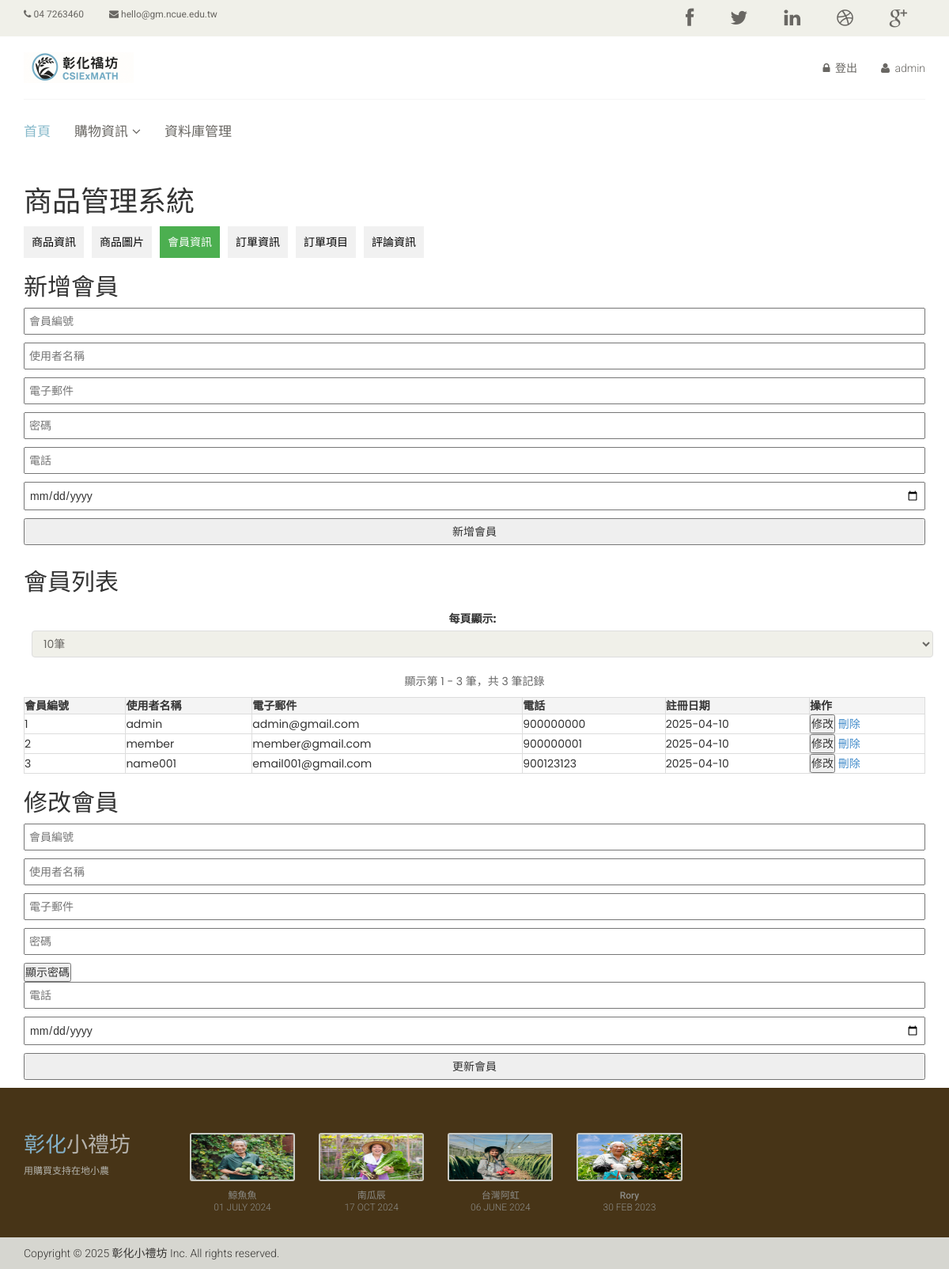
Page /db_admin.php?table=members (signed in) on the earlier database version.
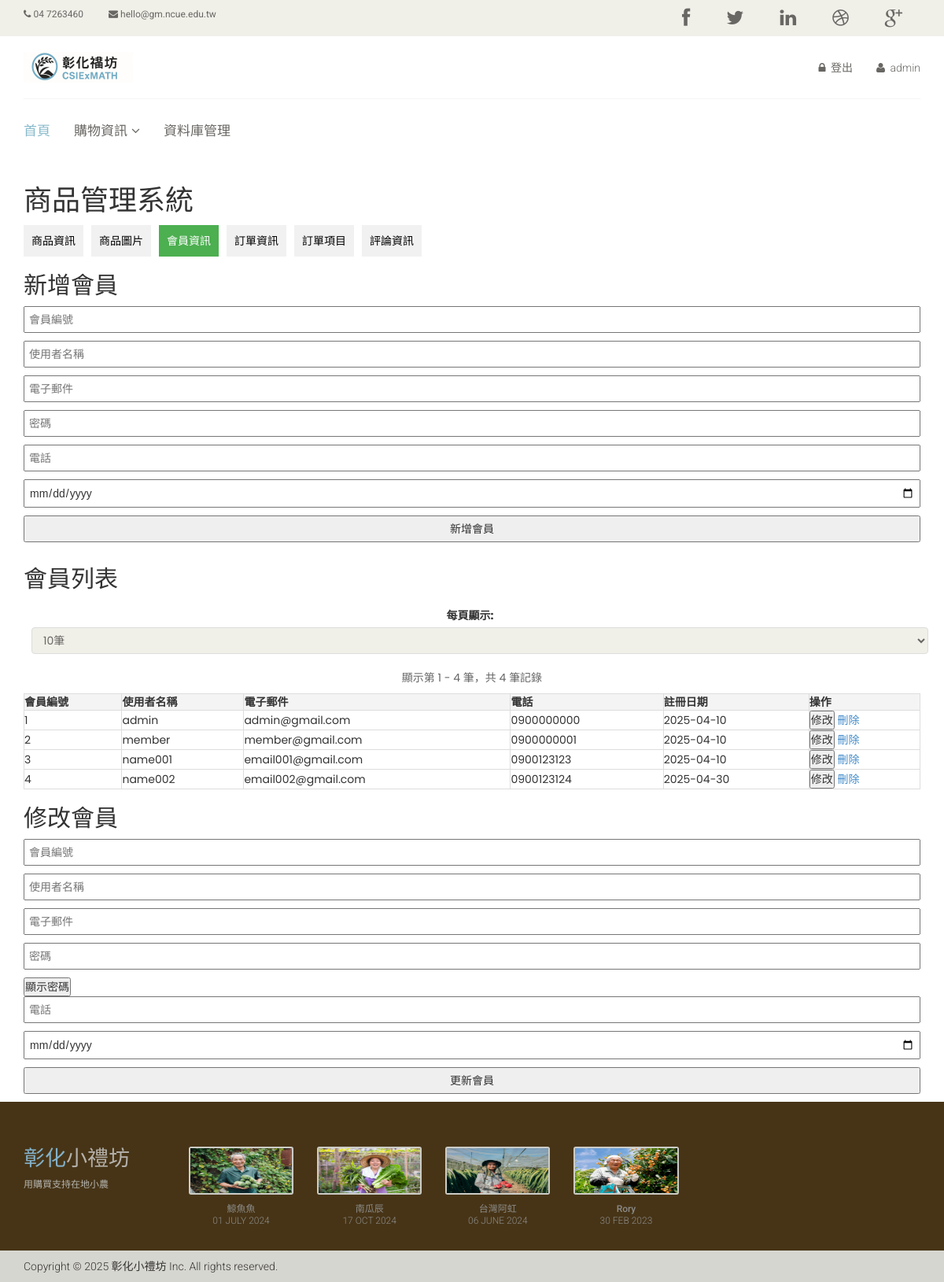
Same page on the later database version.
### tables this page shows
CREATE TABLE `members` (
  `member_id` varchar(255) NOT NULL,
  `username` varchar(255) NOT NULL,
  `email` varchar(255) DEFAULT NULL,
  `password` varchar(255) DEFAULT NULL,
  `phone` varchar(11) NOT NULL,
  `register_date` date NOT NULL
);

### db_admin.php (the view, shortened to what the rows shown need)
<?php
include('db_connection.php');
$current_table = isset($_GET['table']) ? $_GET['table'] : 'product_info';
$records_per_page = isset($_GET['per_page']) ? (int)$_GET['per_page'] : 10;
$current_page = isset($_GET['page']) ? (int)$_GET['page'] : 1;
$offset = ($current_page - 1) * $records_per_page;
$result = false;
$rows = [];
$total_records = 0;
try {
    if ($current_table == 'product_info') {
        $count_result = $conn->query("SELECT COUNT(*) as total FROM product_info");
        $result = $conn->query("SELECT * FROM product_info LIMIT $records_per_page OFFSET $offset");
    } elseif ($current_table == 'product_img') {
        $count_result = $conn->query("SELECT COUNT(*) as total FROM product_img");
        $result = $conn->query("SELECT * FROM product_img LIMIT $records_per_page OFFSET $offset");
    } elseif ($current_table == 'members') {
        $count_result = $conn->query("SELECT COUNT(*) as total FROM members");
        $result = $conn->query("SELECT * FROM members LIMIT $records_per_page OFFSET $offset");
    } elseif ($current_table == 'orders') {
        $count_result = $conn->query("SELECT COUNT(*) as total FROM orders");
        $result = $conn->query("SELECT * FROM orders LIMIT $records_per_page OFFSET $offset");
    } elseif ($current_table == 'order_items') {
        $count_result = $conn->query("SELECT COUNT(*) as total FROM order_items");
        $result = $conn->query("SELECT * FROM order_items LIMIT $records_per_page OFFSET $offset");
    } elseif ($current_table == 'reviews') {
        $count_result = $conn->query("SELECT COUNT(*) as total FROM reviews");
        $result = $conn->query("SELECT * FROM reviews LIMIT $records_per_page OFFSET $offset");
    }
    if ($count_result) {
        $count_row = $count_result->fetch_assoc();
        $total_records = $count_row['total'];
    }
    $total_pages = ceil($total_records / $records_per_page);
    while ($row = $result->fetch_assoc()) {
        $rows[] = $row;
    }
} catch (Exception $e) {
    echo "<p class='error'>" . $e->getMessage() . "</p>";
}
?>
<!DOCTYPE html>
<html lang="zh">
<head>
    <link href="css/db_admin_style.css" rel="stylesheet">
    <link href="css/bootstrap.min.css" rel="stylesheet">
    <link href="css/font-awesome.min.css" rel="stylesheet">
    <link href="css/prettyPhoto.css" rel="stylesheet">
    <link href="css/price-range.css" rel="stylesheet">
    <link href="css/animate.css" rel="stylesheet">
    <link href="css/main.css" rel="stylesheet">
    <link href="css/login.css" rel="stylesheet">
    <link href="css/responsive.css" rel="stylesheet">
    <link rel="stylesheet" href="http://maxcdn.bootstrapcdn.com/bootstrap/3.3.6/css/bootstrap.min.css">
    <link rel="stylesheet" href="https://maxcdn.bootstrapcdn.com/bootstrap/3.3.6/css/bootstrap.min.css">
</head>
<body>
    <?php include('header.php'); ?>
    <div class="container">
        <h1>商品管理系統</h1>
        <?php if ($current_table == 'product_info'): ?>
            <h2>新增商品</h2>
            <form method="POST">
                <input type="hidden" name="table" value="product_info">
                <input type="text" name="product_id" placeholder="商品編號" required>
                <input type="text" name="product_name" placeholder="商品名稱" required>
                <textarea name="short_description" placeholder="簡短描述" required></textarea>
                <textarea name="full_description" placeholder="詳細描述" required></textarea>
                <input type="number" name="price" placeholder="價格" required>
                <input type="number" name="stock" placeholder="庫存" required>
                <input type="text" name="category" placeholder="類別" required>
                <input type="submit" name="create" value="新增商品">
            </form>
            <h2>商品列表</h2>
            <div class="pagination-controls">
                <label for="per_page">每頁顯示:</label>
                <select id="per_page" onchange="changePerPage(this.value)">
                    <option value="5" <?= $records_per_page == 5 ? 'selected' : '' ?>>5筆</option>
                    <option value="10" <?= $records_per_page == 10 ? 'selected' : '' ?>>10筆</option>
                    <option value="25" <?= $records_per_page == 25 ? 'selected' : '' ?>>25筆</option>
                    <option value="50" <?= $records_per_page == 50 ? 'selected' : '' ?>>50筆</option>
                    <option value="100" <?= $records_per_page == 100 ? 'selected' : '' ?>>100筆</option>
                </select>
            </div>
            <div class="pagination-info">
                顯示第 <?= ($offset + 1) ?> - <?= min($offset + $records_per_page, $total_records) ?> 筆，共 <?= $total_records ?> 筆記錄
            </div>
            <table>
                <tr>
                    <th>商品編號</th>
                    <th>商品名稱</th>
                    <th>簡短描述</th>
                    <th>價格</th>
                    <th>庫存</th>
                    <th>類別</th>
                    <th>操作</th>
                </tr>
                <?php foreach ($rows as $row): ?>
                    <tr>
                        <td><?= htmlspecialchars($row['product_id']); ?></td>
                        <td><?= htmlspecialchars($row['product_name']); ?></td>
                        <td><?= htmlspecialchars($row['short_description']); ?></td>
                        <td><?= htmlspecialchars($row['price']); ?></td>
                        <td><?= htmlspecialchars($row['stock']); ?></td>
                        <td><?= htmlspecialchars($row['category']); ?></td>
                        <td>
                            <button onclick='editProduct(<?= json_encode($row); ?>)'>修改</button>
                            <a href="?delete=<?= urlencode($row['product_id']); ?>&table=product_info" onclick="return confirm('確定要刪除這個商品嗎？')">刪除</a>
                        </td>
                    </tr>
                <?php endforeach; ?>
            </table>
            <?php if ($total_pages > 1): ?>
                <div class="pagination-controls">
                    <ul class="pagination">
                        <?php if ($current_page > 1): ?>
                            <li><a href="?table=<?= $current_table ?>&page=<?= $current_page - 1 ?>&per_page=<?= $records_per_page ?>">&laquo; 上一頁</a></li>
                        <?php else: ?>
                            <li><span class="disabled">&laquo; 上一頁</span></li>
                        <?php endif; ?>
                        <?php
                        $start_page = max(1, $current_page - 2);
                        $end_page = min($total_pages, $current_page + 2);
                        if ($start_page > 1): ?>
                            <li><a href="?table=<?= $current_table ?>&page=1&per_page=<?= $records_per_page ?>">1</a></li>
                            <?php if ($start_page > 2): ?>
                                <li><span>...</span></li>
                            <?php endif; ?>
                        <?php endif; ?>
                        <?php for ($i = $start_page; $i <= $end_page; $i++): ?>
                            <?php if ($i == $current_page): ?>
                                <li><span class="current"><?= $i ?></span></li>
                            <?php else: ?>
                                <li><a href="?table=<?= $current_table ?>&page=<?= $i ?>&per_page=<?= $records_per_page ?>"><?= $i ?></a></li>
                            <?php endif; ?>
                        <?php endfor; ?>
                        <?php if ($end_page < $total_pages): ?>
                            <?php if ($end_page < $total_pages - 1): ?>
                                <li><span>...</span></li>
                            <?php endif; ?>
                            <li><a href="?table=<?= $current_table ?>&page=<?= $total_pages ?>&per_page=<?= $records_per_page ?>"><?= $total_pages ?></a></li>
                        <?php endif; ?>
                        <?php if ($current_page < $total_pages): ?>
                            <li><a href="?table=<?= $current_table ?>&page=<?= $current_page + 1 ?>&per_page=<?= $records_per_page ?>">下一頁 &raquo;</a></li>
                        <?php else: ?>
                            <li><span class="disabled">下一頁 &raquo;</span></li>
                        <?php endif; ?>
                    </ul>
                </div>
            <?php endif; ?>
            <h2>修改商品</h2>
            <form method="POST" name="update">
                <input type="hidden" name="table" value="product_info">
                <input type="text" name="product_id" id="edit_product_id" placeholder="商品編號" readonly required>
                <input type="text" name="product_name" id="edit_product_name" placeholder="商品名稱" required>
                <textarea name="short_description" id="edit_short_description" placeholder="簡短描述" required></textarea>
                <textarea name="full_description" id="edit_full_description" placeholder="詳細描述" required></textarea>
                <input type="number" name="price" id="edit_price" placeholder="價格" required>
                <input type="number" name="stock" id="edit_stock" placeholder="庫存" required>
                <input type="text" name="category" id="edit_category" placeholder="類別" required>
                <input type="submit" name="update" value="更新商品">
            </form>
        <?php elseif ($current_table == 'members'): ?>
            <h2>新增會員</h2>
            <h2>會員列表</h2>
            <table>
                <tr>
                    <th>會員編號</th>
                    <th>使用者名稱</th>
                    <th>電子郵件</th>
                    <th>電話</th>
                    <th>註冊日期</th>
                    <th>操作</th>
                </tr>
                <?php foreach ($rows as $row): ?>
                    <tr>
                        <td><?= htmlspecialchars($row['member_id']); ?></td>
                        <td><?= htmlspecialchars($row['username']); ?></td>
                        <td><?= htmlspecialchars($row['email']); ?></td>
                        <td><?= htmlspecialchars($row['phone']); ?></td>
                        <td><?= htmlspecialchars($row['register_date']); ?></td>
                        <td>
                            <button onclick='editMember(<?= json_encode($row); ?>)'>修改</button>
                            <a href="?delete=<?= urlencode($row['member_id']); ?>&table=members" onclick="return confirm('確定要刪除這個會員嗎？')">刪除</a>
                        </td>
                    </tr>
                <?php endforeach; ?>
            </table>
            <h2>修改會員</h2>
                <?php endif; ?>
    </div>
    <?php include('footer.php'); ?>
</body>
</html>

Differences in the rows shown:
changed members "admin": phone "900000000" → "0900000000"
changed members "member": phone "900000001" → "0900000001"
changed members "name001": phone "900123123" → "0900123123"
added members: member "4", username "name002", email "email002@gmail.com", phone "0900123124", register_date "2025-04-30"
Other differences:
min($offset + $records_per_page, $total_records): "3" → "4"
$total_records: "3" → "4"
